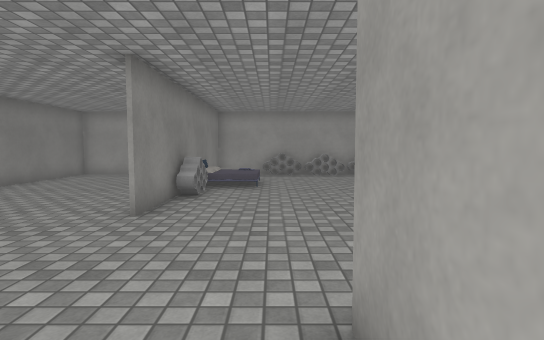
View 1 (above)

16 first-person views from a walk through a Unity game level. The camera is 1.3 m above the floor, tilts 4° down and sees 80° across. The floor is counted in squares, 1 m on a side. Each view is taken from the middle of a square. On the plan, view 1 faces up. The plan holds only what a view shows up to about 14 squares ahead; the rest is blank. The player character is not drawn. Some surface patterns are stand-ins.

View 2
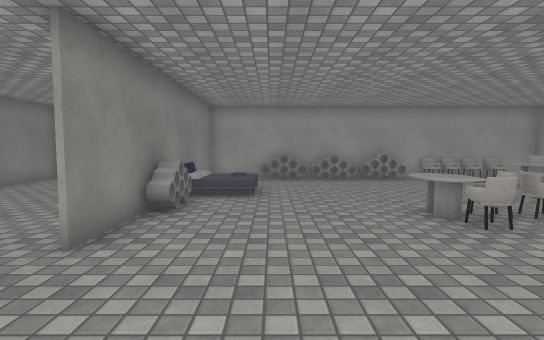

View 3
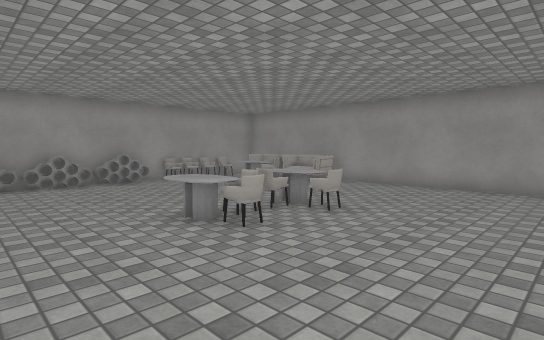

View 4
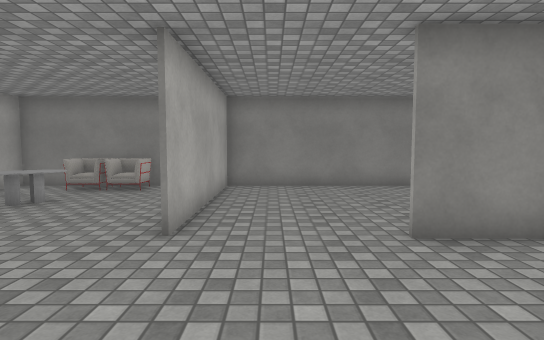

View 5
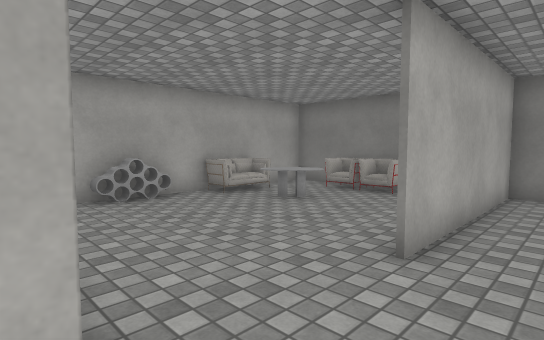

View 6
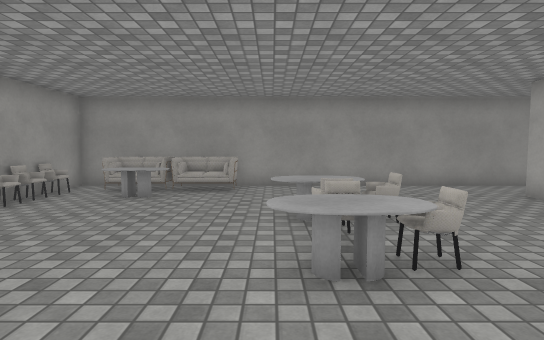

View 7
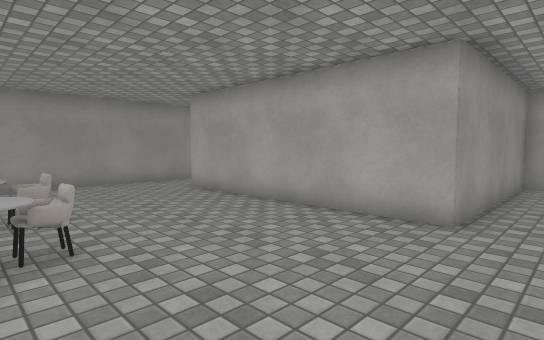

View 8
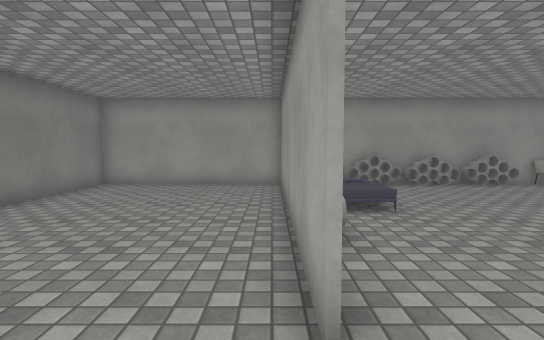

View 9
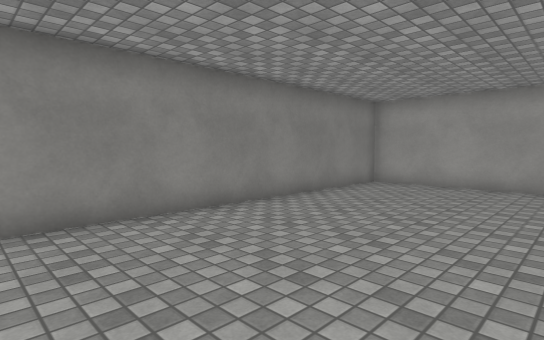

View 10
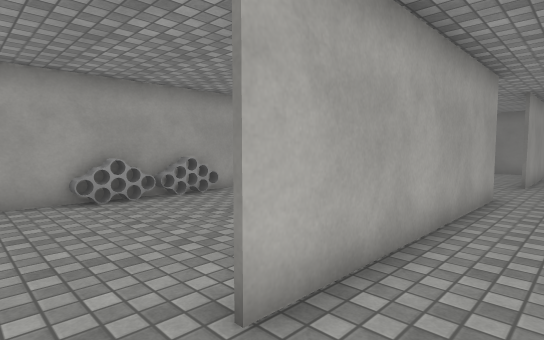

View 11
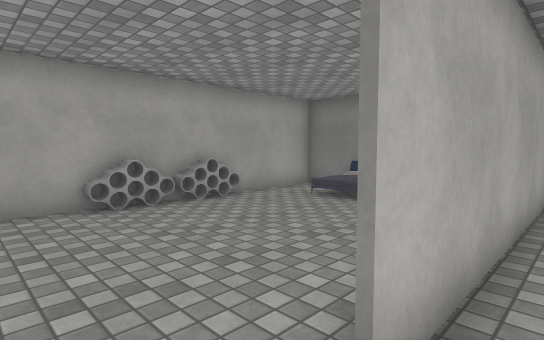

View 12
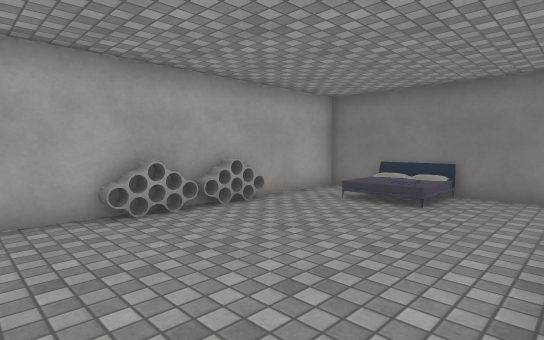

View 13
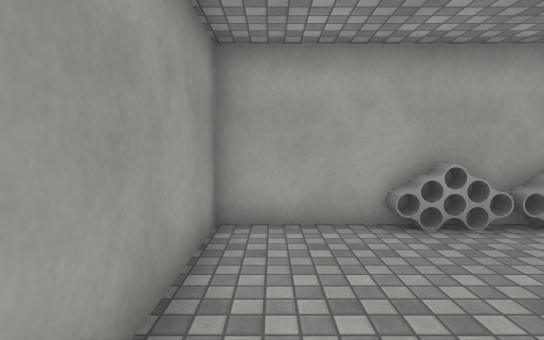

View 14
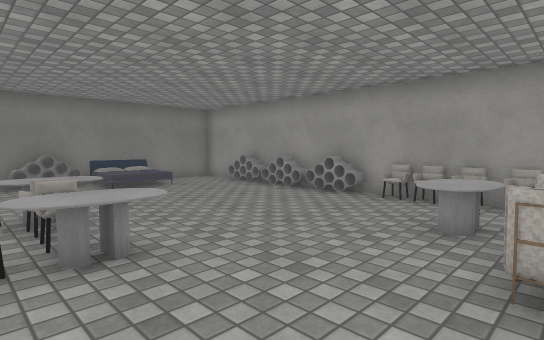

View 15
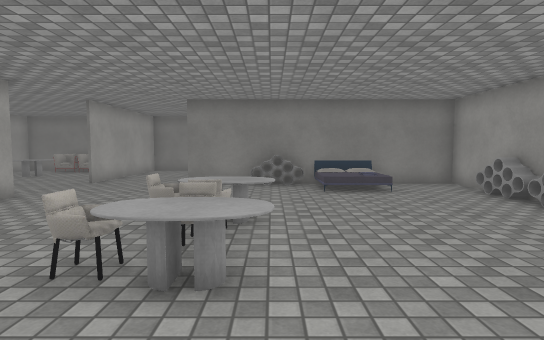

View 16
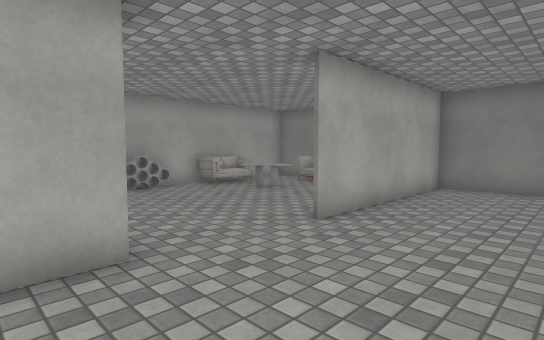

### Floor plan
Points are (right, up) in squares from view 1. A wall is a line through its corners. A room is listed if a view was taken in it or the views show most of it. See-through windows are left out.
Room 1 (views 1, 2, 3, 4, 5, 6, 7, 8, 9, 10, 11, 14, 15, 16)
walls: (-2.7, 6) (-2.7, 10.5); (-2.6, 10.5) (-2.6, 6); (-2.7, 12.4) (-2.7, 15); (-2.6, 15.5) (-2.6, 12.4); (-8.9, 0.2) (-8.9, -4.4) (1, -4.4); (0.6, -4.5) (0.6, 2.3) (8.6, 2.3); (10.9, 2.6) (10.9, 15.5) (-8.9, 15.5) (-8.9, 2.5) (-2.6, 2.5)
ways out: opening at (9.5, 2) to room 2
objects: other object (-8, -1); other object (-8, 0); other object (-6, -4) to (-5, -4); table (-6, -2) to (-5, -1); bookshelf (-3, -4) to (-2, -4); bed (-3, 11) to (-3, 12); bookshelf (-2, 9) to (-2, 10); bookshelf (0, 15) to (1, 15); bookshelf (2, 15) to (3, 15); table (3, 8) to (3, 9); chair (4, 7); chair (4, 8); bookshelf (4, 15) to (5, 15); chair (5, 8); chair (6, 7); table (6, 8) to (6, 9); chair (6, 15); table (8, 12) to (9, 13); chair (8, 15); chair (9, 15); other object (10, 10); other object (10, 13) to (10, 14)
Room 2 (views 12, 13)
walls: (0.7, 1.2) (0.7, -4.5); (1, -4.4) (10.9, -4.4) (10.9, 2.6)
ways out: opening at (9.5, 2) to room 1
objects: bed (1, -1); bookshelf (5, -4) to (6, -4); bookshelf (7, -4) to (8, -4)

Positions as (right, up) in squares from view 1, and headings:
1: (0, 0), facing up
2: (0, 2), facing up
3: (0, 3), facing up-right
4: (2, 4), facing left
5: (1, 4), facing down-left
6: (0, 9), facing right
7: (-1, 8), facing down-right
8: (-3, 4), facing up
9: (-3, 4), facing up-left
10: (10, 4), facing down-left
11: (10, 3), facing down-left
12: (10, 2), facing down-left
13: (10, 1), facing down
14: (10, 7), facing up-left
15: (9, 9), facing left
16: (2, 6), facing down-left
